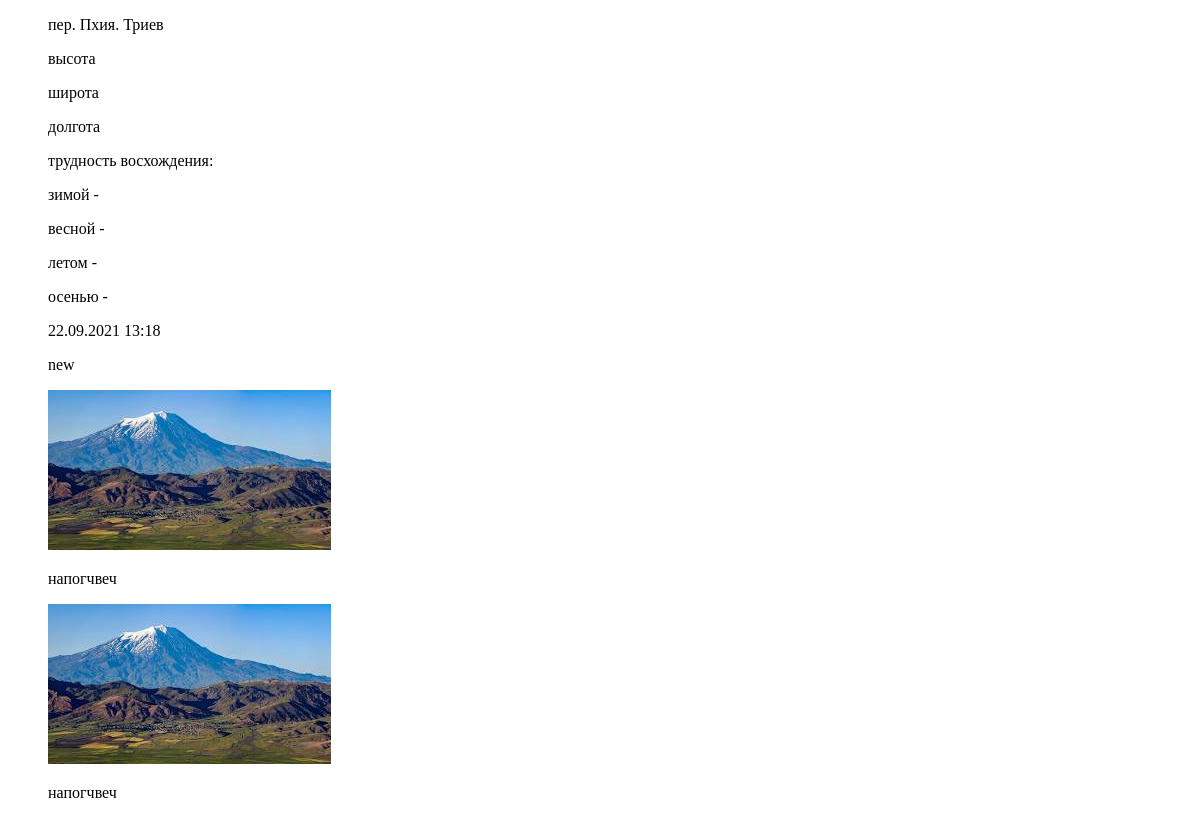
The app's page /pereval/2, older data.
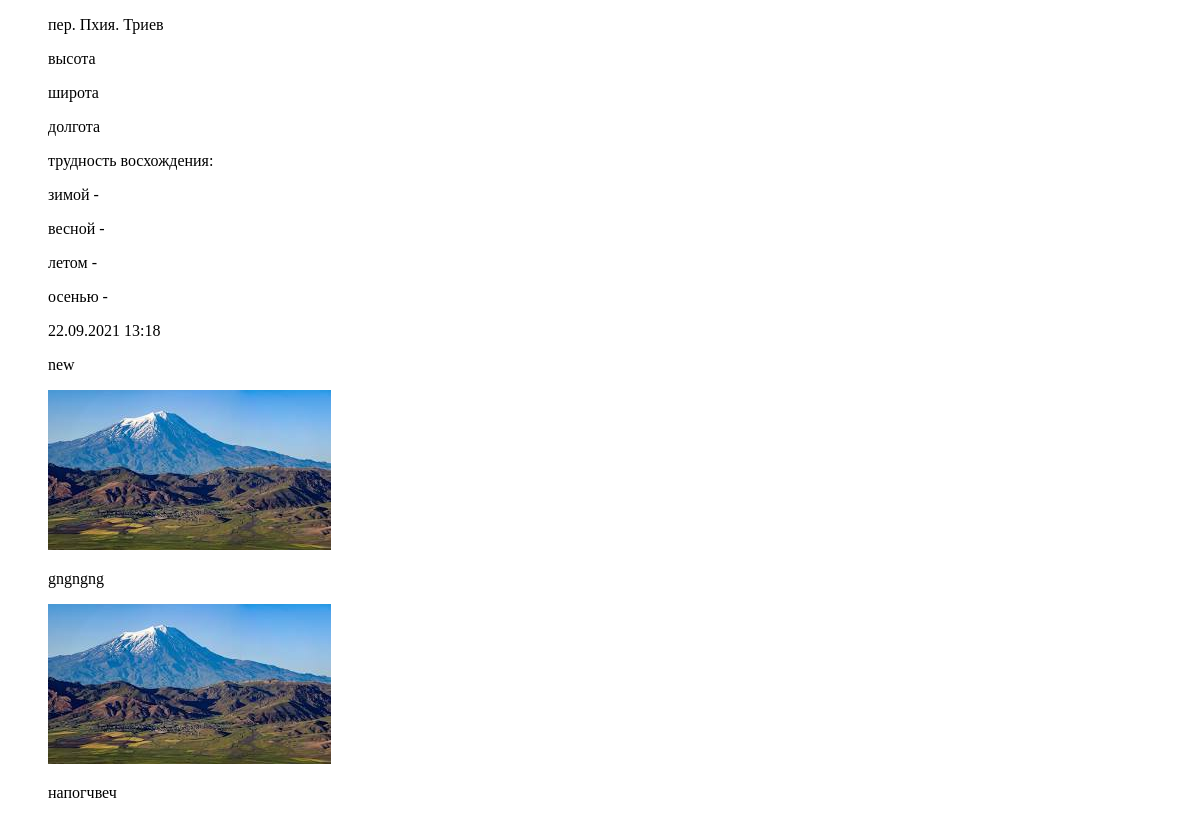
The same page, newer data.
### pereval/models.py (models this page shows)
class Images(models.Model):
    pereval = models.ForeignKey(Added, related_name='images', on_delete=models.CASCADE)
    title = models.CharField(max_length=64, )
    data = models.ImageField(upload_to='photo/%Y/%m/%d/', blank=True, )
    added_date = models.DateTimeField(auto_now_add=True, )

### pereval/views.py (the view)
# urls.py: path('<int:pk>', PerevalDetail.as_view(template_name='pereval.html'), name='pereval'),
class PerevalDetail(DetailView):
    model = Added
    context_object_name = 'pereval'
    def get_context_data(self, **kwargs):
        context = super().get_context_data(**kwargs)
        images = Images.objects.filter(pereval__pk=self.kwargs['pk'])
        context['images'] = images
        return context

### templates/pereval.html (shortened to what this page needs)
<!DOCTYPE html>
<html lang="en">
<head>
</head>
<body>
    <ul>{{ pereval.beauty_title }} {{ pereval.title }}. {{ pereval.other_titles }}</ul>
    <ul>высота {{ pereval.coord_id.height }}</ul>
    <ul>широта {{ pereval.coord_id.latitude }}</ul>
    <ul>долгота {{ pereval.coord_id.longitude }}</ul>
    <ul>трудность восхождения:</ul>
    <ul>зимой - {{ pereval.level_id.level_winter }}</ul>
    <ul>весной - {{ pereval.level_id.level_spring }}</ul>
    <ul>летом - {{ pereval.level_id.level_summer }}</ul>
    <ul>осенью - {{ pereval.level_id.level_autumn }}</ul>
    <ul>{{ pereval.add_time|date:'d.m.Y H:i' }}</ul>
    <ul>{{ pereval.status }}</ul>
    {% if images %}
        {% for image in images %}
            <ul><img src="{{image.data.url}}"></ul>
            <ul>{{ image.title }}</ul>
        {% endfor %}
    {% endif %}
</body>
</html>

Row changes from the older to the newer data that the page shows:
changed Images: title "напогчвеч" → "gngngng"
